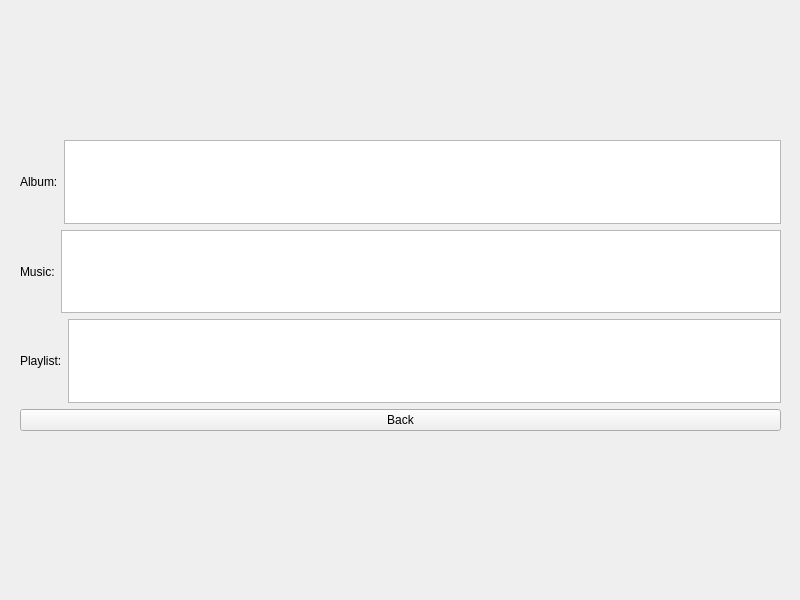
<?xml version="1.0" encoding="UTF-8"?>
<ui version="4.0">
 <class>first_page_form</class>
 <widget class="QWidget" name="first_page_form">
  <property name="geometry">
   <rect>
    <x>0</x>
    <y>0</y>
    <width>800</width>
    <height>600</height>
   </rect>
  </property>
  <property name="windowTitle">
   <string>Form</string>
  </property>
  <widget class="QWidget" name="verticalLayoutWidget">
   <property name="geometry">
    <rect>
     <x>20</x>
     <y>140</y>
     <width>761</width>
     <height>291</height>
    </rect>
   </property>
   <layout class="QVBoxLayout" name="verticalLayout">
    <item>
     <layout class="QHBoxLayout" name="horizontalLayout">
      <item>
       <widget class="QLabel" name="label">
        <property name="text">
         <string>Album:</string>
        </property>
       </widget>
      </item>
      <item>
       <widget class="QListWidget" name="album_line"/>
      </item>
     </layout>
    </item>
    <item>
     <layout class="QHBoxLayout" name="horizontalLayout_2">
      <item>
       <widget class="QLabel" name="label_2">
        <property name="text">
         <string>Music:</string>
        </property>
       </widget>
      </item>
      <item>
       <widget class="QListWidget" name="music_line"/>
      </item>
     </layout>
    </item>
    <item>
     <layout class="QHBoxLayout" name="horizontalLayout_3">
      <item>
       <widget class="QLabel" name="label_3">
        <property name="text">
         <string>Playlist:</string>
        </property>
       </widget>
      </item>
      <item>
       <widget class="QListWidget" name="playlist_line"/>
      </item>
     </layout>
    </item>
    <item>
     <widget class="QPushButton" name="back_button">
      <property name="text">
       <string>Back</string>
      </property>
     </widget>
    </item>
   </layout>
  </widget>
 </widget>
 <resources/>
 <connections/>
</ui>
